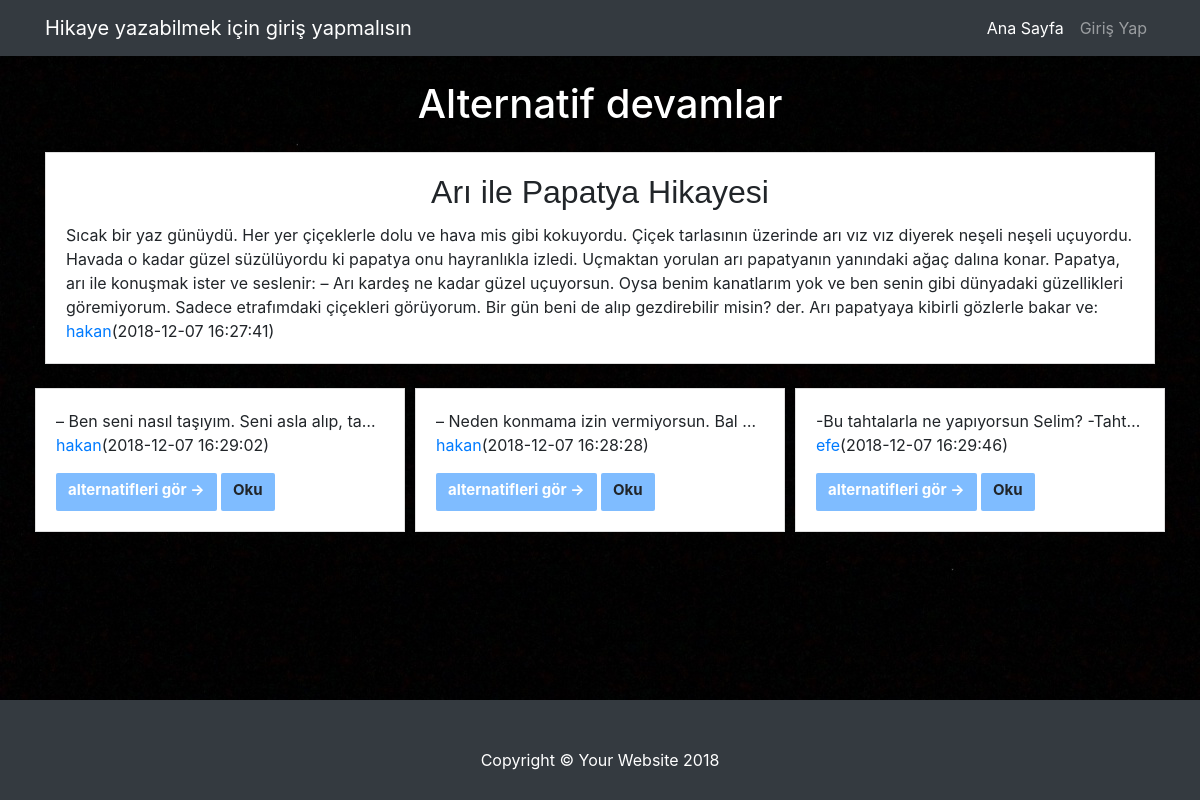
Page /altergör.php?hikaye_id=63&seviye=0 on the committed database.
### tables this page shows
CREATE TABLE `anahikaye` (
  `hikaye_id` int(100) NOT NULL AUTO_INCREMENT,
  `hikaye_baslik` varchar(200) NOT NULL,
  `hikaye_metin` varchar(700) NOT NULL,
  `hikaye_devambir` int(50) DEFAULT NULL,
  `hikaye_devamiki` int(50) DEFAULT NULL,
  `hikaye_devamuc` int(50) DEFAULT NULL,
  `hikaye_tarih` timestamp NOT NULL DEFAULT CURRENT_TIMESTAMP,
  `hikaye_seviye` int(10) NOT NULL DEFAULT '0',
  `hikaye_begeni` int(100) NOT NULL DEFAULT '0',
  `kullanici_id` int(100) NOT NULL,
  PRIMARY KEY (`hikaye_id`),
  KEY `kullanici_id` (`kullanici_id`),
  KEY `hikaye_devambir` (`hikaye_devambir`),
  KEY `hikaye_devamiki` (`hikaye_devamiki`),
  KEY `hikaye_devamuc` (`hikaye_devamuc`),
  CONSTRAINT `anahikaye_ibfk_2` FOREIGN KEY (`kullanici_id`) REFERENCES `kullanici` (`kullanici_id`) ON DELETE CASCADE ON UPDATE CASCADE,
  CONSTRAINT `anahikaye_ibfk_5` FOREIGN KEY (`hikaye_devambir`) REFERENCES `alternatifbir` (`alterbir_id`) ON DELETE SET NULL,
  CONSTRAINT `anahikaye_ibfk_6` FOREIGN KEY (`hikaye_devamiki`) REFERENCES `alternatifbir` (`alterbir_id`) ON DELETE SET NULL,
  CONSTRAINT `anahikaye_ibfk_7` FOREIGN KEY (`hikaye_devamuc`) REFERENCES `alternatifbir` (`alterbir_id`) ON DELETE SET NULL
);

CREATE TABLE `kullanici` (
  `kullanici_id` int(100) NOT NULL AUTO_INCREMENT,
  `kullanici_adi` varchar(25) NOT NULL,
  `kullanici_sifre` varchar(50) NOT NULL,
  PRIMARY KEY (`kullanici_id`)
);

CREATE TABLE `alternatifbir` (
  `alterbir_id` int(50) NOT NULL AUTO_INCREMENT,
  `alterbir_metin` varchar(700) NOT NULL,
  `alterbir_devambir` int(50) DEFAULT NULL,
  `alterbir_devamiki` int(50) DEFAULT NULL,
  `alterbir_devamuc` int(50) DEFAULT NULL,
  `alterbir_parentid` int(100) NOT NULL,
  `alterbir_tarih` timestamp NOT NULL DEFAULT CURRENT_TIMESTAMP ON UPDATE CURRENT_TIMESTAMP,
  `alterbir_seviye` int(100) NOT NULL DEFAULT '1',
  `alterbir_begeni` int(100) NOT NULL DEFAULT '0',
  `kullanici_id` int(100) NOT NULL,
  PRIMARY KEY (`alterbir_id`),
  KEY `kullanici_id` (`kullanici_id`),
  KEY `alterbir_parentid` (`alterbir_parentid`),
  KEY `alterbir_devambir` (`alterbir_devambir`),
  KEY `alterbir_devamiki` (`alterbir_devamiki`),
  KEY `alterbir_devamuc` (`alterbir_devamuc`),
  CONSTRAINT `alternatifbir_ibfk_3` FOREIGN KEY (`kullanici_id`) REFERENCES `kullanici` (`kullanici_id`) ON DELETE CASCADE ON UPDATE CASCADE,
  CONSTRAINT `alternatifbir_ibfk_4` FOREIGN KEY (`alterbir_parentid`) REFERENCES `anahikaye` (`hikaye_id`) ON DELETE CASCADE ON UPDATE CASCADE,
  CONSTRAINT `alternatifbir_ibfk_5` FOREIGN KEY (`alterbir_devambir`) REFERENCES `alternatifiki` (`alteriki_id`) ON DELETE SET NULL,
  CONSTRAINT `alternatifbir_ibfk_8` FOREIGN KEY (`alterbir_devamiki`) REFERENCES `alternatifiki` (`alteriki_id`) ON DELETE SET NULL,
  CONSTRAINT `alternatifbir_ibfk_9` FOREIGN KEY (`alterbir_devamuc`) REFERENCES `alternatifiki` (`alteriki_id`) ON DELETE SET NULL
);

### altergör.php (the view, shortened to what this page needs)
<?php
include 'functions.php';
if ($_GET['seviye']==0) {
  $hikaye = $connection->prepare("SELECT * from kullanici natural JOIN anahikaye where anahikaye.hikaye_id=:hikaye_id ");
  $hikaye->execute(array('hikaye_id'=>$_GET['hikaye_id']));
  $hikaye = $hikaye->fetch(PDO::FETCH_OBJ);
  if ($hikaye->hikaye_devambir=="") {
    $birincialternatif = "NULL";
  }
  else {
    $birincialternatif = $hikaye->hikaye_devambir;
  }
  if ($hikaye->hikaye_devamiki=="") {
    $ikincialternatif = "NULL";
  }
  else {
    $ikincialternatif = $hikaye->hikaye_devamiki;
  }
  if ($hikaye->hikaye_devamuc=="") {
    $ucuncualternatif = "NULL";
  }
  else {
    $ucuncualternatif = $hikaye->hikaye_devamuc;
  }
  $hikaye_id = $_GET['hikaye_id'];
  $alternatifler = $connection->prepare("  SELECT * from kullanici natural JOIN alternatifbir where (alterbir_id=$birincialternatif or alterbir_id=$ikincialternatif or alterbir_id=$ucuncualternatif) and alternatifbir.alterbir_parentid =$hikaye_id");
  $alternatifler->execute();
  $alternatifler = $alternatifler->fetchAll(PDO::FETCH_OBJ);
}
include 'wiew/header.php';
?>
<div class="container">
  <div class="row">
    <div  class="col-md-12">
      <h1 class="my-4">Alternatif devamlar
      </h1>
      <?php if ($_GET['seviye']==0): ?>
        <div class="card mb-4">
          <div class="card-body">
            <h2 align="center"class="card-title"><?php echo $hikaye->hikaye_baslik ?></h2>
            <p class="card-text"><?php echo $hikaye->hikaye_metin ?><br> <a href="profil.php?kullanici=<?php echo $hikaye->kullanici_adi  ?>"><?php echo $hikaye->kullanici_adi ?></a>(<?php echo $hikaye->hikaye_tarih ?>)</p>
          </div>
        </div>
      <?php endif; ?>
      </div>
      <?php
      if (count($alternatifler) !=0) {
        $deneme = 12/count($alternatifler);
      }
      ?>
      <?php if ($_GET['seviye']==0): ?>
        <?php foreach ($alternatifler as $value): ?>
          <div class="col-md-<?php echo ceil($deneme) ?>">
            <div id="qwe"class="card mb-4">
              <div class="card-body">
                <p id="metin"class="card-text qw"><?php echo $value->alterbir_metin?> <br> <a href="profil.php?kullanici=<?php echo $value->kullanici_adi  ?>"><?php echo $value->kullanici_adi ?></a>(<?php echo $value->alterbir_tarih ?>)</p>
                <a href="altergör.php?hikaye_id=<?php echo $value->alterbir_id ?>&seviye=<?php echo $value->alterbir_seviye ?>&id=<?php echo $value->alterbir_parentid ?>" class="btn btn-primary">alternatifleri gör &rarr;</a>
                <?php if (count($alternatifler)>1): ?>
                  <a id="silme" class="btn btn-primary">Oku</a>
                <?php endif; ?>
              </div>
            </div>
          </div>
        <?php endforeach; ?>
      <?php endif; ?>
    </div>
  </div>
  <footer class="py-5 bg-dark as">
    <div class="container">
      <p class="m-0 text-center text-white">Copyright &copy; Your Website 2018</p>
    </div>
  </footer>
</body>
</html>

### css/blog-home.css (style rules this page uses)
body { padding-top: 54px; }
@media (min-width: 992px) { body { padding-top: 56px; } }

### style.css (style rules this page uses)
.form-control, .btn { min-height: 38px; border-radius: 2px; }
.btn { font-size: 15px; font-weight: bold; }
.card-text.qw { white-space: nowrap; overflow: hidden; text-overflow: ellipsis; }
.card { border-radius: 0px; }
body { background-image: url("background.jpg"); }
.card-title { font-family: sans-serif; }
.btn-primary { background-color: rgb(0, 123, 255,0.5); border: none; }
.col-md-4 { padding-left: 5px; padding-right: 5px; }
.my-4 { color: white; text-align: center; }
.py-5.bg-dark { position: absolute; left: 0; height: 100px; width: 100%; }
.py-5.bg-dark.as { position: absolute; left: 0; bottom: 0; height: 100px; width: 100%; }

### rows in the picture
anahikaye: hikaye_baslik "Arı ile Papatya Hikayesi", hikaye_metin "Sıcak bir yaz günüydü. Her yer çiçeklerle dolu ve hava mis gibi kokuyordu. Çiçek tarlasının üzerinde arı vız vız diyerek neşeli neşeli uçuyordu. Havada o kadar güzel süzülüyordu ki papatya onu hayranlıkla izledi. Uçmaktan yorulan arı papatyanın yanındaki ağaç dalına konar. Papatya, arı ile konuşmak ister ve seslenir: – Arı kardeş ne kadar güzel uçuyorsun. Oysa benim kanatlarım yok ve ben senin gibi dünyadaki güzellikleri göremiyorum. Sadece etrafımdaki çiçekleri görüyorum. Bir gün beni de alıp gezdirebilir misin? der. Arı papatyaya kibirli gözlerle bakar ve:", kullanici.kullanici_adi "hakan", hikaye_tarih "2018-12-07 16:27:41"
alternatifbir: alterbir_metin "– Ben seni nasıl taşıyım. Seni asla alıp, ta…", kullanici.kullanici_adi "hakan", alterbir_tarih "2018-12-07 16:29:02"
alternatifbir: alterbir_metin "– Neden konmama izin vermiyorsun. Bal…", kullanici.kullanici_adi "hakan", alterbir_tarih "2018-12-07 16:28:28"
alternatifbir: alterbir_metin "-Bu tahtalarla ne yapıyorsun Selim? -Taht…", kullanici.kullanici_adi "efe", alterbir_tarih "2018-12-07 16:29:46"
